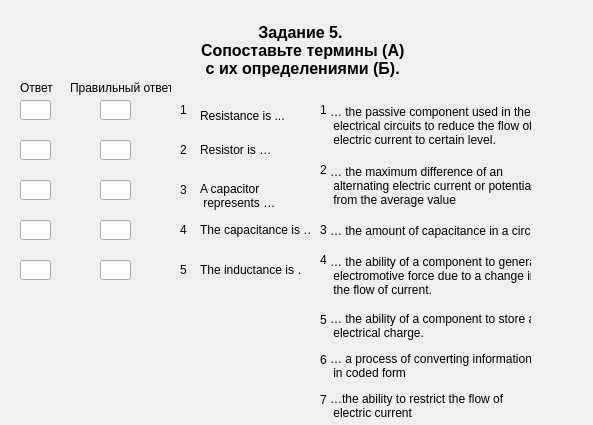
<?xml version="1.0" encoding="UTF-8"?>
<ui version="4.0">
 <class>Zadanie5_part2_var1</class>
 <widget class="QWidget" name="Zadanie5_part2_var1">
  <property name="geometry">
   <rect>
    <x>0</x>
    <y>0</y>
    <width>593</width>
    <height>425</height>
   </rect>
  </property>
  <property name="windowTitle">
   <string>Form</string>
  </property>
  <widget class="QLabel" name="label_title">
   <property name="geometry">
    <rect>
     <x>110</x>
     <y>20</y>
     <width>381</width>
     <height>61</height>
    </rect>
   </property>
   <property name="font">
    <font>
     <pointsize>12</pointsize>
     <weight>75</weight>
     <bold>true</bold>
     <strikeout>false</strikeout>
    </font>
   </property>
   <property name="cursor">
    <cursorShape>ArrowCursor</cursorShape>
   </property>
   <property name="text">
    <string>Задание 5.
 Сопоставьте термины (А)
 с их определениями (Б).</string>
   </property>
   <property name="textFormat">
    <enum>Qt::AutoText</enum>
   </property>
   <property name="alignment">
    <set>Qt::AlignCenter</set>
   </property>
  </widget>
  <widget class="QLabel" name="label_word_5">
   <property name="geometry">
    <rect>
     <x>200</x>
     <y>260</y>
     <width>101</width>
     <height>20</height>
    </rect>
   </property>
   <property name="text">
    <string>The inductance is …</string>
   </property>
  </widget>
  <widget class="QLineEdit" name="lineEdit_answer_3">
   <property name="geometry">
    <rect>
     <x>20</x>
     <y>180</y>
     <width>31</width>
     <height>20</height>
    </rect>
   </property>
  </widget>
  <widget class="QLabel" name="label_number_1">
   <property name="geometry">
    <rect>
     <x>180</x>
     <y>100</y>
     <width>16</width>
     <height>20</height>
    </rect>
   </property>
   <property name="text">
    <string>1</string>
   </property>
  </widget>
  <widget class="QLabel" name="label_number_4">
   <property name="geometry">
    <rect>
     <x>180</x>
     <y>220</y>
     <width>16</width>
     <height>20</height>
    </rect>
   </property>
   <property name="text">
    <string>4</string>
   </property>
  </widget>
  <widget class="QLabel" name="label_word_3">
   <property name="geometry">
    <rect>
     <x>200</x>
     <y>180</y>
     <width>91</width>
     <height>31</height>
    </rect>
   </property>
   <property name="text">
    <string>A capacitor
 represents …</string>
   </property>
  </widget>
  <widget class="QLabel" name="label_word_4">
   <property name="geometry">
    <rect>
     <x>200</x>
     <y>220</y>
     <width>111</width>
     <height>20</height>
    </rect>
   </property>
   <property name="text">
    <string>The capacitance is …</string>
   </property>
  </widget>
  <widget class="QLabel" name="label_word_1">
   <property name="geometry">
    <rect>
     <x>200</x>
     <y>100</y>
     <width>111</width>
     <height>31</height>
    </rect>
   </property>
   <property name="text">
    <string>Resistance is ...</string>
   </property>
  </widget>
  <widget class="QLabel" name="label_word_2">
   <property name="geometry">
    <rect>
     <x>200</x>
     <y>140</y>
     <width>81</width>
     <height>20</height>
    </rect>
   </property>
   <property name="text">
    <string>Resistor is …</string>
   </property>
  </widget>
  <widget class="QLineEdit" name="lineEdit_answer_4">
   <property name="geometry">
    <rect>
     <x>20</x>
     <y>220</y>
     <width>31</width>
     <height>20</height>
    </rect>
   </property>
  </widget>
  <widget class="QLineEdit" name="lineEdit_answer_2">
   <property name="geometry">
    <rect>
     <x>20</x>
     <y>140</y>
     <width>31</width>
     <height>20</height>
    </rect>
   </property>
  </widget>
  <widget class="QLineEdit" name="lineEdit_answer_1">
   <property name="geometry">
    <rect>
     <x>20</x>
     <y>100</y>
     <width>31</width>
     <height>20</height>
    </rect>
   </property>
   <property name="text">
    <string/>
   </property>
  </widget>
  <widget class="QLabel" name="label_number_2">
   <property name="geometry">
    <rect>
     <x>180</x>
     <y>140</y>
     <width>16</width>
     <height>20</height>
    </rect>
   </property>
   <property name="text">
    <string>2</string>
   </property>
  </widget>
  <widget class="QLabel" name="label_number_5">
   <property name="geometry">
    <rect>
     <x>180</x>
     <y>260</y>
     <width>16</width>
     <height>20</height>
    </rect>
   </property>
   <property name="text">
    <string>5</string>
   </property>
  </widget>
  <widget class="QLabel" name="label_number_3">
   <property name="geometry">
    <rect>
     <x>180</x>
     <y>180</y>
     <width>16</width>
     <height>20</height>
    </rect>
   </property>
   <property name="text">
    <string>3</string>
   </property>
  </widget>
  <widget class="QLineEdit" name="lineEdit_answer_5">
   <property name="geometry">
    <rect>
     <x>20</x>
     <y>260</y>
     <width>31</width>
     <height>20</height>
    </rect>
   </property>
  </widget>
  <widget class="QLabel" name="label_word_17">
   <property name="geometry">
    <rect>
     <x>330</x>
     <y>250</y>
     <width>201</width>
     <height>51</height>
    </rect>
   </property>
   <property name="text">
    <string>… the ability of a component to generate
 electromotive force due to a change in
 the flow of current.</string>
   </property>
  </widget>
  <widget class="QLabel" name="label_word_20">
   <property name="geometry">
    <rect>
     <x>330</x>
     <y>390</y>
     <width>201</width>
     <height>31</height>
    </rect>
   </property>
   <property name="text">
    <string>…the ability to restrict the flow of
 electric current</string>
   </property>
  </widget>
  <widget class="QLabel" name="label_word_23">
   <property name="geometry">
    <rect>
     <x>330</x>
     <y>220</y>
     <width>201</width>
     <height>21</height>
    </rect>
   </property>
   <property name="text">
    <string>… the amount of capacitance in a circuit.</string>
   </property>
  </widget>
  <widget class="QLabel" name="label_word_24">
   <property name="geometry">
    <rect>
     <x>330</x>
     <y>350</y>
     <width>201</width>
     <height>31</height>
    </rect>
   </property>
   <property name="text">
    <string>… a process of converting information
 in coded form</string>
   </property>
  </widget>
  <widget class="QLabel" name="label_word_26">
   <property name="geometry">
    <rect>
     <x>330</x>
     <y>310</y>
     <width>201</width>
     <height>31</height>
    </rect>
   </property>
   <property name="text">
    <string>… the ability of a component to store an
 electrical charge.</string>
   </property>
  </widget>
  <widget class="QLabel" name="label_word_29">
   <property name="geometry">
    <rect>
     <x>330</x>
     <y>100</y>
     <width>201</width>
     <height>51</height>
    </rect>
   </property>
   <property name="text">
    <string>… the passive component used in the
 electrical circuits to reduce the flow of
 electric current to certain level.</string>
   </property>
  </widget>
  <widget class="QLabel" name="label_word_30">
   <property name="geometry">
    <rect>
     <x>330</x>
     <y>160</y>
     <width>201</width>
     <height>51</height>
    </rect>
   </property>
   <property name="text">
    <string>… the maximum difference of an
 alternating electric current or potential
 from the average value</string>
   </property>
  </widget>
  <widget class="QLabel" name="label_number_6">
   <property name="geometry">
    <rect>
     <x>320</x>
     <y>100</y>
     <width>16</width>
     <height>20</height>
    </rect>
   </property>
   <property name="text">
    <string>1</string>
   </property>
  </widget>
  <widget class="QLabel" name="label_number_7">
   <property name="geometry">
    <rect>
     <x>320</x>
     <y>160</y>
     <width>16</width>
     <height>20</height>
    </rect>
   </property>
   <property name="text">
    <string>2</string>
   </property>
  </widget>
  <widget class="QLabel" name="label_number_8">
   <property name="geometry">
    <rect>
     <x>320</x>
     <y>310</y>
     <width>16</width>
     <height>20</height>
    </rect>
   </property>
   <property name="text">
    <string>5</string>
   </property>
  </widget>
  <widget class="QLabel" name="label_number_9">
   <property name="geometry">
    <rect>
     <x>320</x>
     <y>220</y>
     <width>16</width>
     <height>20</height>
    </rect>
   </property>
   <property name="text">
    <string>3</string>
   </property>
  </widget>
  <widget class="QLabel" name="label_number_10">
   <property name="geometry">
    <rect>
     <x>320</x>
     <y>250</y>
     <width>16</width>
     <height>20</height>
    </rect>
   </property>
   <property name="text">
    <string>4</string>
   </property>
  </widget>
  <widget class="QLabel" name="label_number_11">
   <property name="geometry">
    <rect>
     <x>320</x>
     <y>350</y>
     <width>16</width>
     <height>20</height>
    </rect>
   </property>
   <property name="text">
    <string>6</string>
   </property>
  </widget>
  <widget class="QLabel" name="label_number_12">
   <property name="geometry">
    <rect>
     <x>320</x>
     <y>390</y>
     <width>16</width>
     <height>20</height>
    </rect>
   </property>
   <property name="text">
    <string>7</string>
   </property>
  </widget>
  <widget class="QLabel" name="label_35">
   <property name="geometry">
    <rect>
     <x>20</x>
     <y>80</y>
     <width>41</width>
     <height>16</height>
    </rect>
   </property>
   <property name="text">
    <string>Ответ</string>
   </property>
  </widget>
  <widget class="QLabel" name="label_36">
   <property name="geometry">
    <rect>
     <x>70</x>
     <y>80</y>
     <width>101</width>
     <height>16</height>
    </rect>
   </property>
   <property name="text">
    <string>Правильный ответ</string>
   </property>
  </widget>
  <widget class="QLineEdit" name="lineEdit_answer_6">
   <property name="geometry">
    <rect>
     <x>100</x>
     <y>100</y>
     <width>31</width>
     <height>20</height>
    </rect>
   </property>
   <property name="text">
    <string/>
   </property>
  </widget>
  <widget class="QLineEdit" name="lineEdit_answer_7">
   <property name="geometry">
    <rect>
     <x>100</x>
     <y>140</y>
     <width>31</width>
     <height>20</height>
    </rect>
   </property>
   <property name="text">
    <string/>
   </property>
  </widget>
  <widget class="QLineEdit" name="lineEdit_answer_8">
   <property name="geometry">
    <rect>
     <x>100</x>
     <y>180</y>
     <width>31</width>
     <height>20</height>
    </rect>
   </property>
   <property name="text">
    <string/>
   </property>
  </widget>
  <widget class="QLineEdit" name="lineEdit_answer_9">
   <property name="geometry">
    <rect>
     <x>100</x>
     <y>220</y>
     <width>31</width>
     <height>20</height>
    </rect>
   </property>
   <property name="text">
    <string/>
   </property>
  </widget>
  <widget class="QLineEdit" name="lineEdit_answer_10">
   <property name="geometry">
    <rect>
     <x>100</x>
     <y>260</y>
     <width>31</width>
     <height>20</height>
    </rect>
   </property>
   <property name="text">
    <string/>
   </property>
  </widget>
  <widget class="QLabel" name="label_img">
   <property name="geometry">
    <rect>
     <x>0</x>
     <y>0</y>
     <width>601</width>
     <height>431</height>
    </rect>
   </property>
   <property name="text">
    <string/>
   </property>
   <property name="pixmap">
    <pixmap>../../../img/for_test3.jpg</pixmap>
   </property>
  </widget>
  <zorder>label_img</zorder>
  <zorder>label_title</zorder>
  <zorder>label_word_5</zorder>
  <zorder>lineEdit_answer_3</zorder>
  <zorder>label_number_1</zorder>
  <zorder>label_number_4</zorder>
  <zorder>label_word_3</zorder>
  <zorder>label_word_4</zorder>
  <zorder>label_word_1</zorder>
  <zorder>label_word_2</zorder>
  <zorder>lineEdit_answer_4</zorder>
  <zorder>lineEdit_answer_2</zorder>
  <zorder>lineEdit_answer_1</zorder>
  <zorder>label_number_2</zorder>
  <zorder>label_number_5</zorder>
  <zorder>label_number_3</zorder>
  <zorder>lineEdit_answer_5</zorder>
  <zorder>label_word_17</zorder>
  <zorder>label_word_20</zorder>
  <zorder>label_word_23</zorder>
  <zorder>label_word_24</zorder>
  <zorder>label_word_26</zorder>
  <zorder>label_word_29</zorder>
  <zorder>label_word_30</zorder>
  <zorder>label_number_6</zorder>
  <zorder>label_number_7</zorder>
  <zorder>label_number_8</zorder>
  <zorder>label_number_9</zorder>
  <zorder>label_number_10</zorder>
  <zorder>label_number_11</zorder>
  <zorder>label_number_12</zorder>
  <zorder>label_35</zorder>
  <zorder>label_36</zorder>
  <zorder>lineEdit_answer_6</zorder>
  <zorder>lineEdit_answer_7</zorder>
  <zorder>lineEdit_answer_8</zorder>
  <zorder>lineEdit_answer_9</zorder>
  <zorder>lineEdit_answer_10</zorder>
 </widget>
 <resources/>
 <connections/>
</ui>
